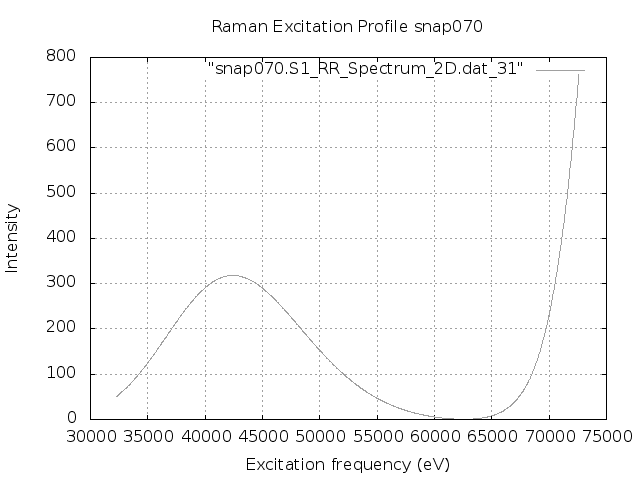

Generate this figure with gnuplot:
set terminal png
set output "snap070.S1.REP.png"
set xlabel 'Excitation frequency (eV)'
set ylabel 'Intensity'
set title "Raman Excitation Profile snap070"
set grid
set autoscale
plot "snap070.S1_RR_Spectrum_2D.dat_31" with lines lc "blue"
exit
